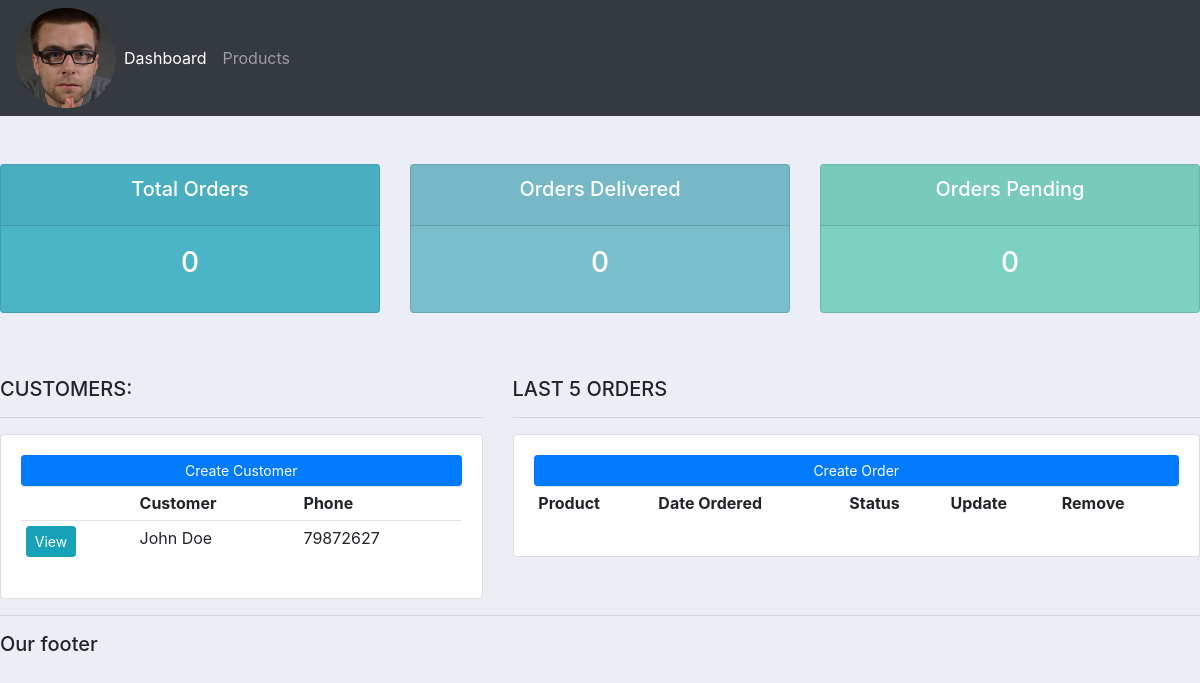
The app's page /, older data.
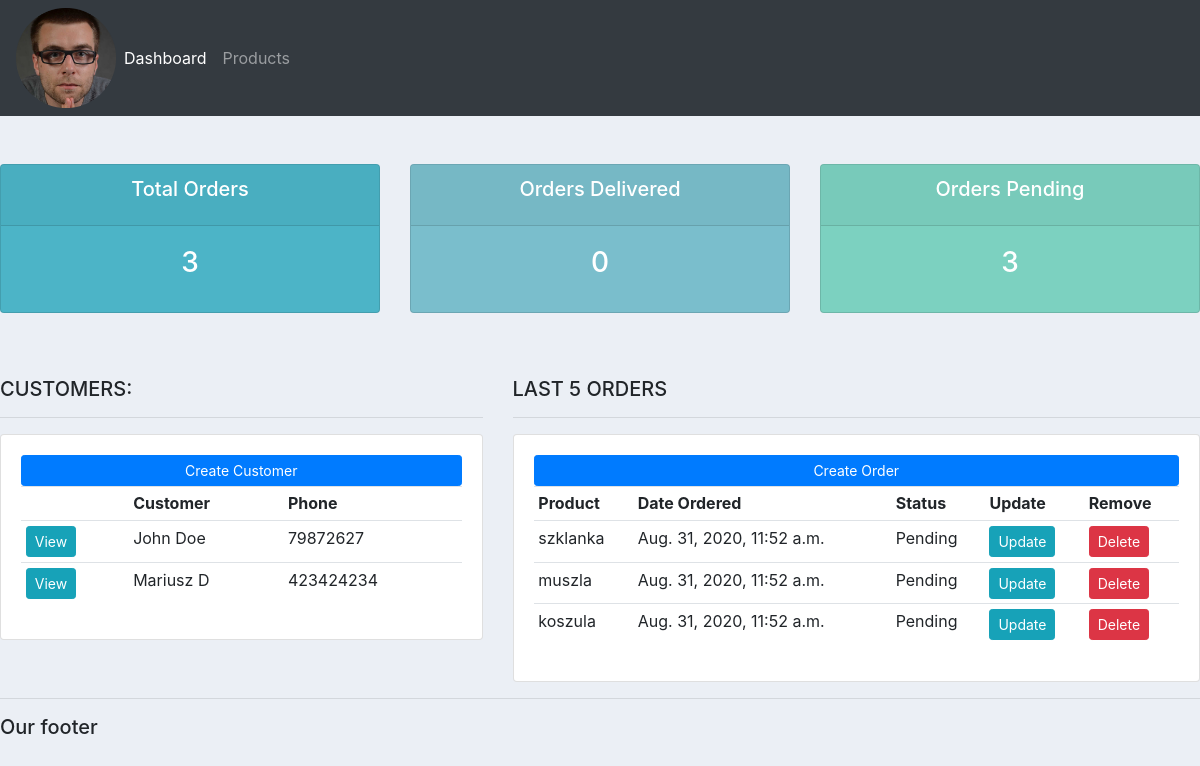
The same page, newer data.
### accounts/models.py (models this page shows, shortened)
class Customer(models.Model):
    name = models.CharField(max_length=200, null=True)
    phone = models.CharField(max_length=200, null=True)
    email = models.CharField(max_length=200, null=True)
    data_created = models.DateTimeField(auto_now_add=True, null=True)

class Order(models.Model):
    STATUS = (
        ("Pending", "Pending"),
        ("Out of delivery", "Out of delivery"),
        ("Delivered", "Delivered"),
    )
    customer = models.ForeignKey(Customer, null=True, on_delete=models.SET_NULL)
    product = models.ForeignKey(Product, null=True, on_delete=models.SET_NULL)
    date_created = models.DateTimeField(auto_now_add=True, null=True)
    status = models.CharField(max_length=200, null=True, choices=STATUS)

class Product(models.Model):
    CATEGORY = (
        ("Indoor", "Indoor"),
        ("Out Door", "Out Door"),
    )
    name = models.CharField(max_length=200, null=True)
    price = models.FloatField(null=True)
    category = models.CharField(max_length=200, null=True, choices=CATEGORY)
    description = models.CharField(max_length=200, null=True, blank=True)
    date_created = models.DateTimeField(auto_now_add=True)
    tags = models.ManyToManyField(Tag)
    def __str__(self):
        return self.name

### accounts/views.py (the view)
# urls.py: path('', views.home, name="home"),
def home(request):
    orders = Order.objects.all()
    customers = Customer.objects.all()
    total_customers = customers.count()
    total_orders = orders.count()
    delivered = orders.filter(status='Delivered').count()
    pending = orders.filter(status='Pending').count()
    context = {
        'orders': orders,
        'customers': customers,
        'total_customers': total_customers,
        'total_orders': total_orders,
        'delivered': delivered,
        'pending': pending
    }
    return render(request, 'accounts/dashboard.html', context)

### accounts/templates/accounts/dashboard.html
{% extends 'accounts/main.html' %}
{% block content %}
{% include 'accounts/status.html' %}
<br>
<div class="row">
    <div class="col-md-5">
        <h5>CUSTOMERS:</h5>
        <hr>
        <div class="card card-body">
            <a class="btn btn-primary btn-sm btn-block" href="">Create Customer
            </a>
            <table class="table table-sm">
                <tr>
                    <th></th>
                    <th>Customer</th>
                    <th>Phone</th>
                </tr>
                {% for customer in customers %}
                    <tr>
                        <td><a class="btn btn-sm btn-info" href="{% url 'customer' customer.id %}"> View</a></td>
                        <td>{{ customer.name }}</td>
                        <td>{{ customer.phone }}</td>
                    </tr>
                {% endfor %}
            </table>
        </div>
    </div>
    <div class="col-md-7">
        <h5>LAST 5 ORDERS</h5>
        <hr>
        <div class="card card-body">
            <a class="btn btn-primary btn-sm btn-block" href="{% url 'create_order' %}">Create Order
            </a>
            <table class="table table-sm">
                <tr>
                    <th>Product</th>
                    <th>Date Ordered</th>
                    <th>Status</th>
                    <th>Update</th>
                    <th>Remove</th>
                </tr>
                {% for order in orders %}
                    <tr>
                        <td>{{ order.product }}</td>
                        <td>{{ order.date_created }}</td>
                        <td>{{ order.status }}</td>
                        <td><a class="btn btn-sm btn-info"  href="{% url 'update_order' order.id %}">Update</a></td>
                        <td><a class="btn btn-sm btn-danger"  href="{% url 'delete_order' order.id %}">Delete</a></td>
                    </tr>
                {% endfor %}
            </table>
        </div>
    </div>
</div>
{% endblock %}

### accounts/templates/accounts/main.html (shortened to what this page needs)
{% load static %}
<!doctype html>
<html lang="en">
<head>
    <link rel="stylesheet" href="https://stackpath.bootstrapcdn.com/bootstrap/4.3.1/css/bootstrap.min.css">
    <link rel="stylesheet" type="text/css" href="{% static '/css/main.css' %}">
</head>
<body>
    {% include 'accounts/navbar.html' %}
    {% block content %}
    {% endblock %}
    <hr>
    <h5>Our footer</h5>
</body>
</html>

### accounts/templates/accounts/navbar.html (shortened to what this page needs)
{% load static %}
<nav class="navbar navbar-expand-lg navbar-dark bg-dark">
  <img src="{% static 'images/logo.png' %}" alt="Logo" width="100" height="100">
  <div class="collapse navbar-collapse" id="navbarNav">
    <ul class="navbar-nav">
      <li class="nav-item active">
        <a class="nav-link" href="{% url 'home' %}">Dashboard</a>
      </li>
      <li class="nav-item">
        <a class="nav-link" href="{% url 'products' %}">Products</a>
      </li>
    </ul>
  </div>
</nav>

### accounts/templates/accounts/status.html
<br>
<div class="row">
    <div class="col">
        <dvi class="col-md">
            <div class="card text-center text-white mb-3" id="total-orders">
                <div class="card-header">
                    <h5 class="card-title">Total Orders</h5>
                </div>
                <div class="card-body">
                    <h3 class="card-title">{{ total_orders }}</h3>
                </div>
            </div>
        </dvi>
    </div>
    <div class="col">
        <dvi class="col-md">
            <div class="card text-center text-white mb-3" id="orders-delivered">
                <div class="card-header">
                    <h5 class="card-title">Orders Delivered</h5>
                </div>
                <div class="card-body">
                    <h3 class="card-title">{{ delivered }}</h3>
                </div>
            </div>
        </dvi>
    </div>
    <div class="col">
        <dvi class="col-md">
            <div class="card text-center text-white mb-3" id="orders-pending">
                <div class="card-header">
                    <h5 class="card-title">Orders Pending</h5>
                </div>
                <div class="card-body">
                    <h3 class="card-title">{{ pending }}</h3>
                </div>
            </div>
        </dvi>
    </div>
</div>

### static/css/main.css (style rules this page uses)
body { background-color: #ebeff5; }
#total-orders { background-color: #4cb4c7; }
#orders-delivered { background-color: #7abecc; }
#orders-pending { background-color: #7CD1C0; }

Row changes from the older to the newer data that the page shows:
added Customer: name "Mariusz D", phone "423424234"
added Order: product "szklanka", date_created "Aug. 31, 2020, 11:52 a.m.", status "Pending"
added Order: product "muszla", date_created "Aug. 31, 2020, 11:52 a.m.", status "Pending"
added Order: product "koszula", date_created "Aug. 31, 2020, 11:52 a.m.", status "Pending"
Text that changed along with them:
{{ total_orders }}: "0" → "3"
{{ pending }}: "0" → "3"
